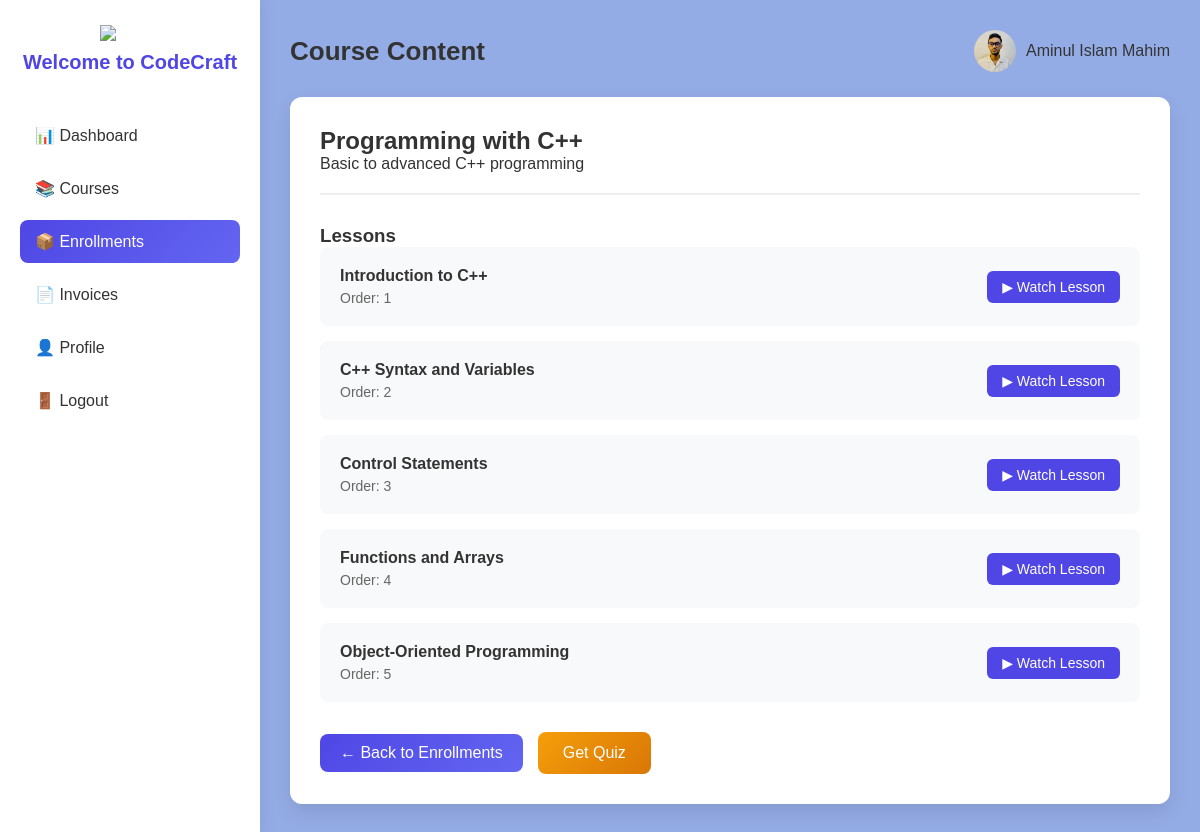
The app's page /app/views/student/courseView.php?course_id=5 (signed in) with its own data.
### tables this page shows
CREATE TABLE `courses` (
  `id` int(11) NOT NULL,
  `title` varchar(200) NOT NULL,
  `description` text DEFAULT NULL,
  `category_id` int(11) DEFAULT NULL,
  `instructor_id` int(11) DEFAULT NULL,
  `course_image` varchar(255) DEFAULT 'default-course.png',
  `difficulty` enum('Beginner','Intermediate','Advanced') DEFAULT NULL,
  `duration` varchar(50) DEFAULT NULL,
  `price` decimal(10,2) DEFAULT 0.00,
  `rating` float DEFAULT 0,
  `created_at` timestamp NOT NULL DEFAULT current_timestamp()
);

CREATE TABLE `lessons` (
  `id` int(11) NOT NULL,
  `course_id` int(11) NOT NULL,
  `title` varchar(200) DEFAULT NULL,
  `video_url` varchar(255) DEFAULT NULL,
  `content` text DEFAULT NULL,
  `lesson_order` int(11) DEFAULT NULL
);

### app/models/courseModel.php (called while the page is built, shortened)
<?php
function getCourseById($id) {
    $con = getConnection();
    $id = (int)$id;
    $sql = "SELECT * FROM courses WHERE id = $id LIMIT 1";
    $result = mysqli_query($con, $sql);
    if ($result && mysqli_num_rows($result) == 1) {
        return mysqli_fetch_assoc($result);
    } else {
        return false;
    }
}
function getLessonsByCourseId($courseId) {
    $con = getConnection();
    $courseId = (int)$courseId;
    $sql = "SELECT * FROM lessons WHERE course_id = $courseId ORDER BY lesson_order ASC";
    $result = mysqli_query($con, $sql);
    $lessons = [];
    while ($row = mysqli_fetch_assoc($result)) {
        $lessons[] = $row;
    }
    return $lessons;
}

### app/views/student/courseView.php (the view, shortened to what this page needs)
<?php
require_once '../../models/courseModel.php';
function getAvatarPath($avatarFilename)
{
    $avatar = $avatarFilename ?? 'default.png';
    return "../../assets/uploads/users/avatars/" . htmlspecialchars($avatar);
}
$courseId = $_GET['course_id'] ?? 0;
$course = getCourseById($courseId);
$lessons = getLessonsByCourseId($courseId);
?>
<!DOCTYPE html>
<html lang="en">
<head>
    <link rel="stylesheet" href="../../assets/css/student.css">
</head>
<body>
    <div class="admin-container">
        <aside class="sidebar">
            <img src="../../assets/img/logo.png" class="brand-logo">
            <h2 class="logo">Welcome to CodeCraft</h2>
            <ul class="menu">
                <li>
                    <a href="dashboard.php#dashboard">📊 Dashboard</a>
                </li>
                <li>
                    <a href="dashboard.php#courses">📚 Courses</a>
                </li>
                <li class="active">
                    <a href="dashboard.php#enrollments">📦 Enrollments</a>
                </li>
                <li>
                    <a href="../../controllers/studentController/invoices.php">📄 Invoices</a>
                </li>
                <li>
                    <a href="../../controllers/studentController/profile.php">👤 Profile</a>
                </li>
                <li>
                    <a href="../../controllers/logout.php">🚪 Logout</a>
                </li>
            </ul>
        </aside>
        <main class="main">
            <header class="topbar">
                <h1>Course Content</h1>
                <div class="student-info">
                    <img src="<?= getAvatarPath($_SESSION['avatar'] ?? null); ?>"
                         alt="<?= htmlspecialchars($_SESSION['full_name'] ?? 'User'); ?> Avatar"
                         class="user-avatar"
                         onerror="this.onerror=null; this.src='<?= getAvatarPath('default.png'); ?>';">
                    <span><?= htmlspecialchars($_SESSION['full_name'] ?? 'student'); ?></span>
                </div>
            </header>
            <div class="course-view-container">
                <div class="course-header">
                    <h2><?= htmlspecialchars($course['title']); ?></h2>
                    <p><?= htmlspecialchars($course['description']); ?></p>
                </div>
                <h3>Lessons</h3>
                <div class="lesson-grid">
                    <?php if (!empty($lessons)): ?>
                        <ul class="lesson-list">
                            <?php foreach ($lessons as $lesson): ?>
                                <li class="lesson-item">
                                    <div class="lesson-info">
                                        <h4><?= htmlspecialchars($lesson['title']); ?></h4>
                                        <p>Order: <?= $lesson['lesson_order']; ?></p>
                                    </div>
                                    <?php if ($lesson['video_url']): ?>
                                        <a href="<?= htmlspecialchars($lesson['video_url']); ?>" target="_blank" class="watch-btn">▶ Watch Lesson</a>
                                    <?php else: ?>
                                        <span class="watch-btn" style="background: #ccc; cursor: not-allowed;">No Video</span>
                                    <?php endif; ?>
                                </li>
                            <?php endforeach; ?>
                        </ul>
                    <?php else: ?>
                        <p class="no-lessons">No lessons have been added to this course yet.</p>
                    <?php endif; ?>
                </div>
                <div style="margin-top: 30px; display: flex; gap: 15px; align-items: center;">
                    <a href="dashboard.php#enrollments" class="back-to-dashboard" style="margin-top: 0;">← Back to Enrollments</a>
                    <a href="takeQuiz.php?course_id=<?= $course['id']; ?>" class="quiz-btn">Get Quiz</a>
                </div>
            </div>
        </main>
    </div>
</body>
</html>

### app/assets/css/student.css (style rules this page uses)
* { margin: 0; padding: 0; box-sizing: border-box; font-family: "Poppins", sans-serif; }
body { background: #94ace6; color: #333; }
.admin-container { display: flex; min-height: 100vh; }
.sidebar { width: 260px; background: #ffffff; padding: 25px 20px; box-shadow: 2px 0 15px rgba(0,0,0,0.08); position: fixed; height: 100%; }
.brand-logo { width: 60px; display: block; margin: 0 auto 10px; }
.logo { text-align: center; font-size: 20px; margin-bottom: 40px; color: #4f46e5; }
.menu { list-style: none; }
.menu li { margin-bottom: 10px; border-radius: 8px; }
.menu a { display: block; padding: 12px 15px; text-decoration: none; font-size: 16px; color: #333; transition: 0.3s; }
.menu li:hover a, .menu li.active a { background: linear-gradient(135deg, #4f46e5, #6366f1); color: #fff; border-radius: 8px; }
.main { margin-left: 260px; padding: 30px; width: calc(100% - 260px); }
.topbar { display: flex; justify-content: space-between; align-items: center; margin-bottom: 25px; }
.topbar h1 { font-size: 26px; font-weight: 600; }
.student-info { display: flex; align-items: center; gap: 10px; }
.user-avatar { width: 42px; height: 42px; border-radius: 50%; object-fit: cover; }
.back-to-dashboard { display: inline-block; margin-top: 20px; padding: 10px 20px; background: linear-gradient(135deg, #4f46e5, #6366f1); color: white; text-decoration: none; border-radius: 8px; }

### app/views/student/courseView.php (style rules this page uses)
.course-view-container { background: #fff; padding: 30px; border-radius: 12px; box-shadow: 0 8px 20px rgba(0,0,0,0.1); }
.course-header { margin-bottom: 30px; border-bottom: 2px solid #eee; padding-bottom: 20px; }
.lesson-list { list-style: none; padding: 0; }
.lesson-item { background: #f8f9fa; margin-bottom: 15px; padding: 20px; border-radius: 8px; display: flex; justify-content: space-between; align-items: center; transition: 0.3s; }
.lesson-info h4 { margin: 0 0 5px 0; color: #333; }
.lesson-info p { margin: 0; color: #666; font-size: 14px; }
.watch-btn { background: #4f46e5; color: white; padding: 8px 15px; border-radius: 6px; text-decoration: none; font-size: 14px; }
.quiz-btn { background: linear-gradient(135deg, #f59e0b, #d97706); color: white; padding: 12px 25px; border-radius: 8px; text-decoration: none; font-weight: 500; display: inline-block; transition: 0.3s; border: none; cursor: pointer; }

### records on screen
courses: title "Programming with C++", description "Basic to advanced C++ programming"
lessons: title "Introduction to C++", lesson_order "1"
lessons: title "C++ Syntax and Variables", lesson_order "2"
lessons: title "Control Statements", lesson_order "3"
lessons: title "Functions and Arrays", lesson_order "4"
lessons: title "Object-Oriented Programming", lesson_order "5"

### other values on screen
$_SESSION['full_name'] "Aminul Islam Mahim"
